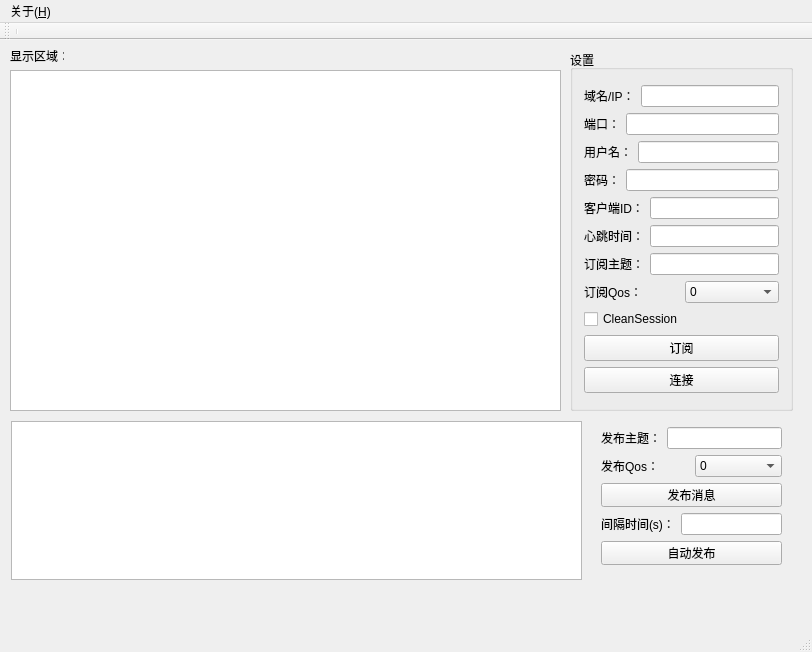
<?xml version="1.0" encoding="UTF-8"?>
<ui version="4.0">
 <class>MainWindow</class>
 <widget class="QMainWindow" name="MainWindow">
  <property name="enabled">
   <bool>true</bool>
  </property>
  <property name="geometry">
   <rect>
    <x>0</x>
    <y>0</y>
    <width>812</width>
    <height>652</height>
   </rect>
  </property>
  <property name="windowTitle">
   <string>MainWindow</string>
  </property>
  <widget class="QWidget" name="centralWidget">
   <widget class="QTextEdit" name="displayTextEdit">
    <property name="geometry">
     <rect>
      <x>10</x>
      <y>30</y>
      <width>551</width>
      <height>341</height>
     </rect>
    </property>
   </widget>
   <widget class="QLabel" name="label_8">
    <property name="geometry">
     <rect>
      <x>10</x>
      <y>10</y>
      <width>54</width>
      <height>12</height>
     </rect>
    </property>
    <property name="text">
     <string>显示区域：</string>
    </property>
   </widget>
   <widget class="QTextEdit" name="sendTextEdit">
    <property name="geometry">
     <rect>
      <x>11</x>
      <y>381</y>
      <width>571</width>
      <height>159</height>
     </rect>
    </property>
    <property name="html">
     <string>&lt;!DOCTYPE HTML PUBLIC &quot;-//W3C//DTD HTML 4.0//EN&quot; &quot;http://www.w3.org/TR/REC-html40/strict.dtd&quot;&gt;
&lt;html&gt;&lt;head&gt;&lt;meta name=&quot;qrichtext&quot; content=&quot;1&quot; /&gt;&lt;style type=&quot;text/css&quot;&gt;
p, li { white-space: pre-wrap; }
&lt;/style&gt;&lt;/head&gt;&lt;body style=&quot; font-family:'SimSun'; font-size:9pt; font-weight:400; font-style:normal;&quot;&gt;
&lt;p style=&quot;-qt-paragraph-type:empty; margin-top:0px; margin-bottom:0px; margin-left:0px; margin-right:0px; -qt-block-indent:0; text-indent:0px;&quot;&gt;&lt;br /&gt;&lt;/p&gt;&lt;/body&gt;&lt;/html&gt;</string>
    </property>
   </widget>
   <widget class="QGroupBox" name="groupBox">
    <property name="geometry">
     <rect>
      <x>570</x>
      <y>10</y>
      <width>223</width>
      <height>361</height>
     </rect>
    </property>
    <property name="title">
     <string>设置</string>
    </property>
    <layout class="QGridLayout" name="gridLayout_2">
     <item row="0" column="0">
      <layout class="QVBoxLayout" name="verticalLayout">
       <item>
        <layout class="QHBoxLayout" name="horizontalLayout">
         <item>
          <widget class="QLabel" name="label">
           <property name="text">
            <string>域名/IP：</string>
           </property>
          </widget>
         </item>
         <item>
          <widget class="QLineEdit" name="domainLineEdit">
           <property name="text">
            <string/>
           </property>
          </widget>
         </item>
        </layout>
       </item>
       <item>
        <layout class="QHBoxLayout" name="horizontalLayout_2">
         <item>
          <widget class="QLabel" name="label_2">
           <property name="text">
            <string>端口：</string>
           </property>
          </widget>
         </item>
         <item>
          <widget class="QLineEdit" name="PortLineEdit">
           <property name="text">
            <string/>
           </property>
          </widget>
         </item>
        </layout>
       </item>
       <item>
        <layout class="QHBoxLayout" name="horizontalLayout_3">
         <item>
          <widget class="QLabel" name="label_3">
           <property name="text">
            <string>用户名：</string>
           </property>
          </widget>
         </item>
         <item>
          <widget class="QLineEdit" name="userLineEdit">
           <property name="text">
            <string/>
           </property>
          </widget>
         </item>
        </layout>
       </item>
       <item>
        <layout class="QHBoxLayout" name="horizontalLayout_4">
         <item>
          <widget class="QLabel" name="label_4">
           <property name="text">
            <string>密码：</string>
           </property>
          </widget>
         </item>
         <item>
          <widget class="QLineEdit" name="passwordLineEdit">
           <property name="text">
            <string/>
           </property>
          </widget>
         </item>
        </layout>
       </item>
       <item>
        <layout class="QHBoxLayout" name="horizontalLayout_5">
         <item>
          <widget class="QLabel" name="label_10">
           <property name="text">
            <string>客户端ID：</string>
           </property>
          </widget>
         </item>
         <item>
          <widget class="QLineEdit" name="clientIDLineEdit">
           <property name="text">
            <string/>
           </property>
          </widget>
         </item>
        </layout>
       </item>
       <item>
        <layout class="QHBoxLayout" name="horizontalLayout_10">
         <item>
          <widget class="QLabel" name="label_12">
           <property name="text">
            <string>心跳时间：</string>
           </property>
          </widget>
         </item>
         <item>
          <widget class="QLineEdit" name="keepLiveLineEdit">
           <property name="text">
            <string/>
           </property>
          </widget>
         </item>
        </layout>
       </item>
       <item>
        <layout class="QHBoxLayout" name="horizontalLayout_7">
         <item>
          <widget class="QLabel" name="label_5">
           <property name="text">
            <string>订阅主题：</string>
           </property>
          </widget>
         </item>
         <item>
          <widget class="QLineEdit" name="subLineEdit">
           <property name="text">
            <string/>
           </property>
          </widget>
         </item>
        </layout>
       </item>
       <item>
        <layout class="QHBoxLayout" name="horizontalLayout_9">
         <item>
          <widget class="QLabel" name="label_7">
           <property name="text">
            <string>订阅Qos：</string>
           </property>
          </widget>
         </item>
         <item>
          <widget class="QComboBox" name="SubComboBox">
           <item>
            <property name="text">
             <string>0</string>
            </property>
           </item>
           <item>
            <property name="text">
             <string>1</string>
            </property>
           </item>
           <item>
            <property name="text">
             <string>2</string>
            </property>
           </item>
          </widget>
         </item>
        </layout>
       </item>
       <item>
        <widget class="QCheckBox" name="CleanSessionCheckBox">
         <property name="text">
          <string>CleanSession</string>
         </property>
        </widget>
       </item>
       <item>
        <widget class="QPushButton" name="subPushButton">
         <property name="text">
          <string>订阅</string>
         </property>
        </widget>
       </item>
       <item>
        <widget class="QPushButton" name="conPushButton">
         <property name="text">
          <string>连接</string>
         </property>
        </widget>
       </item>
      </layout>
     </item>
    </layout>
   </widget>
   <widget class="QWidget" name="layoutWidget">
    <property name="geometry">
     <rect>
      <x>590</x>
      <y>376</y>
      <width>203</width>
      <height>161</height>
     </rect>
    </property>
    <layout class="QVBoxLayout" name="verticalLayout_2">
     <item>
      <spacer name="verticalSpacer">
       <property name="orientation">
        <enum>Qt::Vertical</enum>
       </property>
       <property name="sizeHint" stdset="0">
        <size>
         <width>20</width>
         <height>40</height>
        </size>
       </property>
      </spacer>
     </item>
     <item>
      <layout class="QHBoxLayout" name="horizontalLayout_8">
       <item>
        <widget class="QLabel" name="label_6">
         <property name="text">
          <string>发布主题：</string>
         </property>
        </widget>
       </item>
       <item>
        <widget class="QLineEdit" name="pubLineEdit">
         <property name="text">
          <string/>
         </property>
        </widget>
       </item>
      </layout>
     </item>
     <item>
      <layout class="QHBoxLayout" name="horizontalLayout_11">
       <item>
        <widget class="QLabel" name="label_9">
         <property name="text">
          <string>发布Qos：</string>
         </property>
        </widget>
       </item>
       <item>
        <widget class="QComboBox" name="pubComboBox">
         <item>
          <property name="text">
           <string>0</string>
          </property>
         </item>
         <item>
          <property name="text">
           <string>1</string>
          </property>
         </item>
         <item>
          <property name="text">
           <string>2</string>
          </property>
         </item>
        </widget>
       </item>
      </layout>
     </item>
     <item>
      <widget class="QPushButton" name="sendPushButton">
       <property name="text">
        <string>发布消息</string>
       </property>
      </widget>
     </item>
     <item>
      <layout class="QHBoxLayout" name="horizontalLayout_12">
       <item>
        <widget class="QLabel" name="label_13">
         <property name="text">
          <string>间隔时间(s)：</string>
         </property>
        </widget>
       </item>
       <item>
        <widget class="QLineEdit" name="intervalLineEdit">
         <property name="text">
          <string/>
         </property>
        </widget>
       </item>
      </layout>
     </item>
     <item>
      <widget class="QPushButton" name="autoPubPushButton">
       <property name="text">
        <string>自动发布</string>
       </property>
      </widget>
     </item>
    </layout>
   </widget>
  </widget>
  <widget class="QMenuBar" name="menuBar">
   <property name="geometry">
    <rect>
     <x>0</x>
     <y>0</y>
     <width>812</width>
     <height>23</height>
    </rect>
   </property>
   <widget class="QMenu" name="menu_H">
    <property name="title">
     <string>关于(&amp;H)</string>
    </property>
    <addaction name="action"/>
   </widget>
   <addaction name="menu_H"/>
  </widget>
  <widget class="QToolBar" name="mainToolBar">
   <attribute name="toolBarArea">
    <enum>TopToolBarArea</enum>
   </attribute>
   <attribute name="toolBarBreak">
    <bool>false</bool>
   </attribute>
   <addaction name="separator"/>
  </widget>
  <widget class="QStatusBar" name="statusBar"/>
  <action name="action">
   <property name="text">
    <string>关于我们</string>
   </property>
  </action>
 </widget>
 <layoutdefault spacing="6" margin="11"/>
 <resources/>
 <connections/>
</ui>
